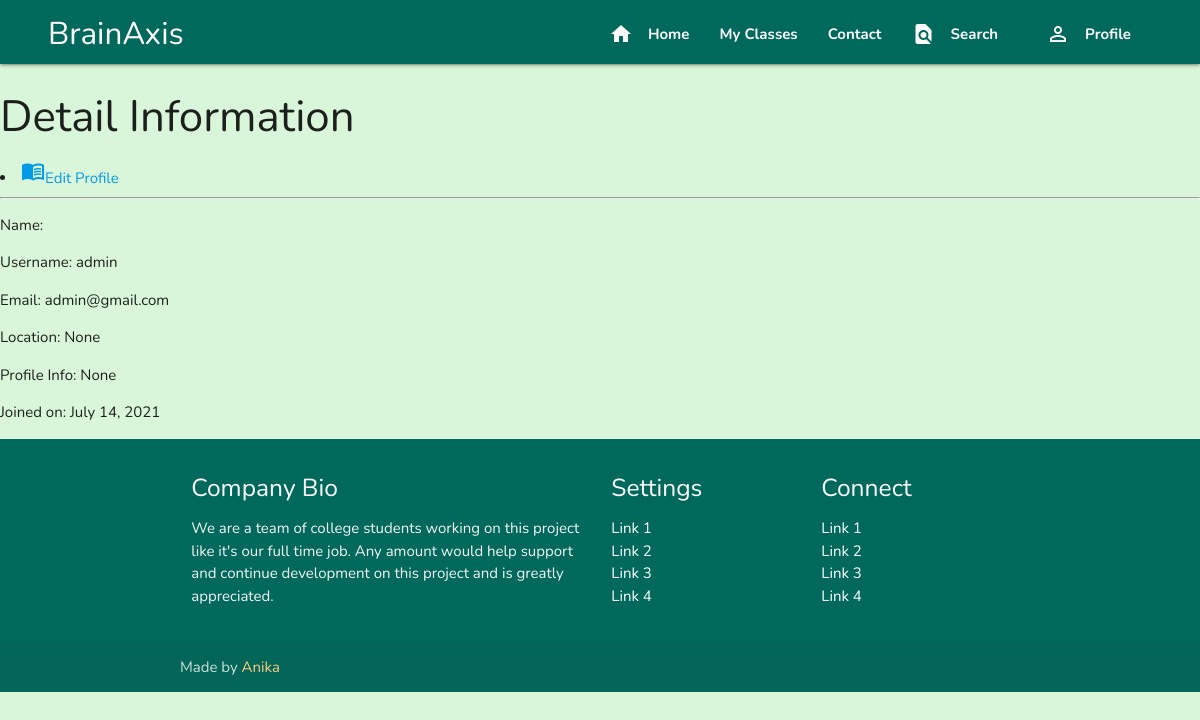
The app's page /Shakil_1 (signed in), older data.
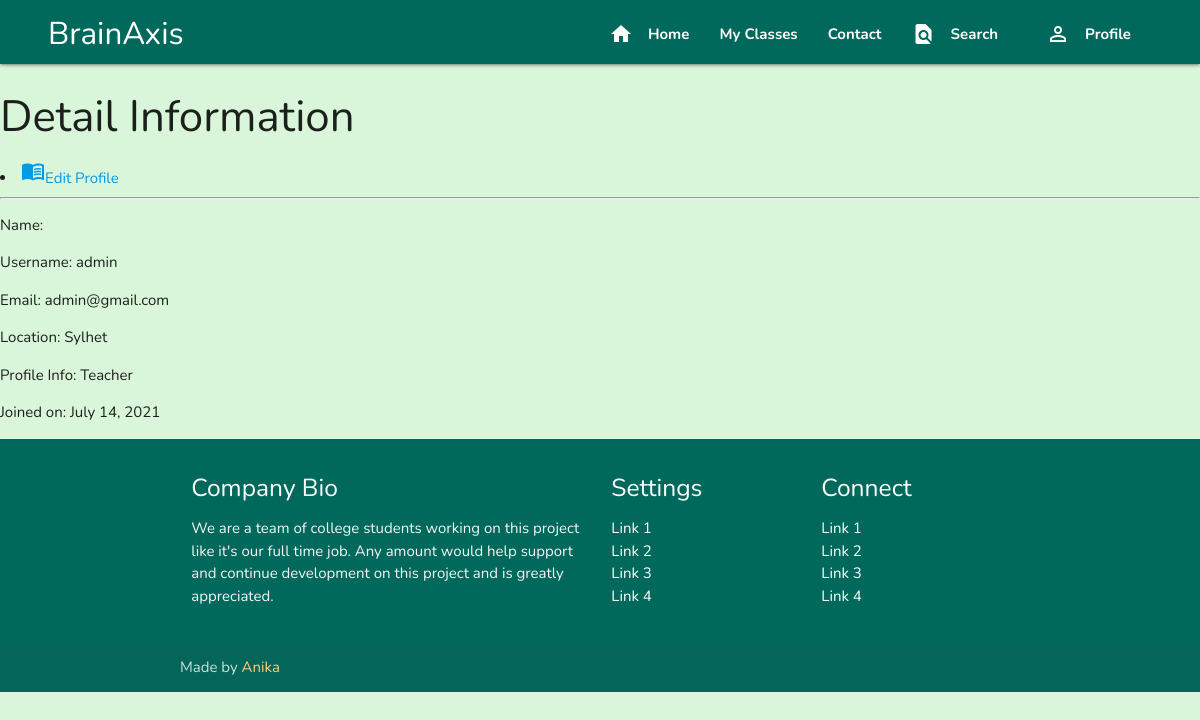
The same page, newer data.
### authy/models.py (models this page shows, shortened)
class Profile(models.Model):
	user = models.OneToOneField(User, on_delete=models.CASCADE, related_name='profile')
	token = models.CharField(max_length=150, default="")
	verify = models.BooleanField(default=False)
	location = models.CharField(max_length=50, null=True, blank=True)
	topic = models.CharField(max_length=50, null=True, blank=True)
	mobile = models.CharField(max_length=50, null=True, blank=True)
	url = models.CharField(max_length=80, null=True, blank=True)
	url1 = models.CharField(max_length=80, null=True, blank=True)
	profile_info = models.TextField(max_length=150, null=True, blank=True)
	plans = models.TextField(max_length=150, null=True, blank=True)
	created = models.DateField(auto_now_add=True)
	picture = models.ImageField(upload_to=user_directory_path_profile, blank=True, null=True, verbose_name='Picture')
	banner = models.ImageField(upload_to=user_directory_path_banner, blank=True, null=True, verbose_name='Banner')
	Nonee = 'None'
	month1 = '6 Months'
	month2 = '12 Months'
	month3 = '18 Months'
	month4 = '24 Months'
	last = 'More than 2 years of experience'
	experience = [
		(Nonee, 'None'),
		(month1, '6 Months'),
		(month2, '12 Months'),
		(month3, '18 Months'),
		(month4, '24 Months'),
		(last, 'More than 2 years of experience'),
	]
	teacher = 'teacher'
	student = 'student'
	user_types = [
        (teacher, 'teacher'),
        (student, 'student'),
    ]
	user_type = models.CharField(max_length=50, choices=user_types, default=student)

### authy/views.py (the view)
# urls.py: path('<username>', UserProfile, name='profile'),
def UserProfile(request, username):
	user = get_object_or_404(User, username=username)
	profile = Profile.objects.get(user=user)
	template = loader.get_template('profile.html')
	context = {
		'profile':profile,
	}
	return HttpResponse(template.render(context, request))

### authy/views.py (called while the page is built)
def SideNavInfo(request):
	user = request.user
	nav_profile = None
	if user.is_authenticated:
		nav_profile = Profile.objects.get(user=user)
	return {'nav_profile': nav_profile}

### student_portall/templates/profile.html
{% extends 'base.html' %}
{% block content %}
<div class="col-md-4">
    <h3>Detail Information</h3><li><a href="{% url 'edit-profile' %}"><i class="material-icons">menu_book</i>Edit Profile</a></li><hr>
    <p><span class="font-weight-bold">Name: </span> {{ nav_profile.user.first_name }} {{ nav_profile.user.last_name }}</p>
    <p><span class="font-weight-bold">Username: </span> {{user.username}}</p>
    <p><span class="font-weight-bold">Email: </span> {{user.email}}</p>
    <p><span class="font-weight-bold">Location: </span> {{profile.location}}</p>
    <p><span class="font-weight-bold">Profile Info: </span> {{profile.profile_info}}</p>
    <p><span class="font-weight-bold">Joined on: </span> {{profile.created}}</p>
</div>
{% endblock %}

Row changes from the older to the newer data that the page shows:
changed Profile: location "None" → "Sylhet"; profile_info "None" → "Teacher"
